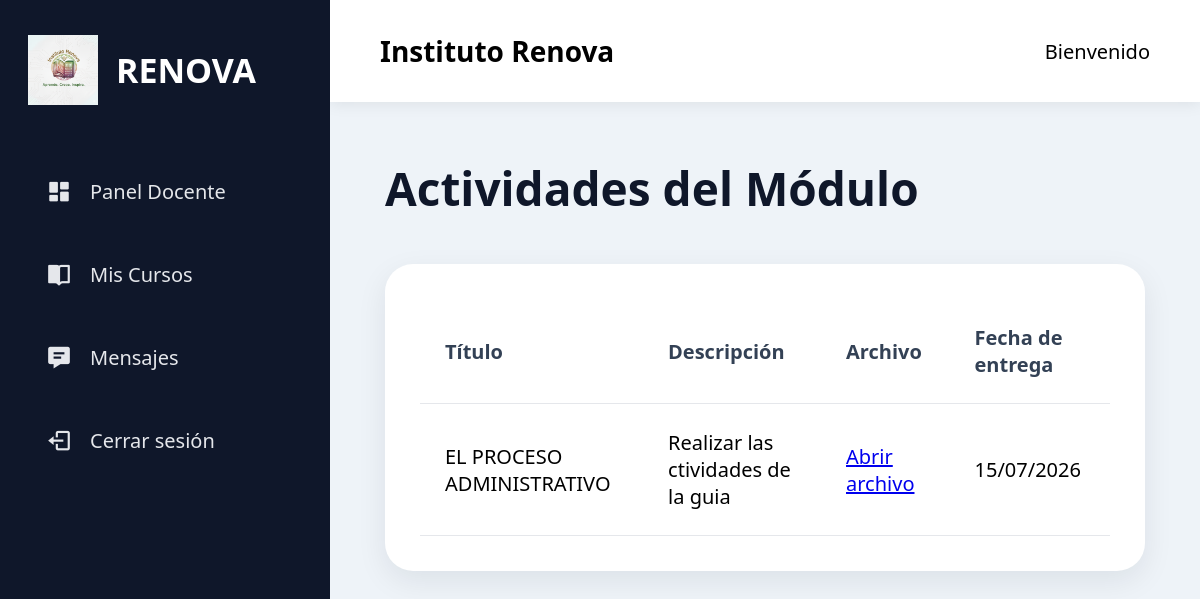
Screenshot of /estudiante/modulo/1/actividades (signed in) with the database file from the repository.
### models/actividad.py (models this page shows)
class Actividad(db.Model):
    __tablename__ = 'actividades'
    id = db.Column(db.Integer, primary_key=True)
    titulo = db.Column(db.String(200), nullable=False)
    descripcion = db.Column(db.Text, nullable=False)
    archivo_url = db.Column(db.String(255))
    fecha_entrega = db.Column(db.DateTime)
    fecha_creacion = db.Column(db.DateTime, default=datetime.utcnow)
    modulo_id = db.Column(
        db.Integer,
        db.ForeignKey('modulos.id'),
        nullable=False
    )

### routes/estudiante_routes.py (the view)
@estudiante.route('/modulo/<int:modulo_id>/actividades')
@login_required
def actividades(modulo_id):
    actividades = Actividad.query.filter_by(
        modulo_id=modulo_id
    ).order_by(
        Actividad.fecha_creacion.desc()
    ).all()
    return render_template(
        'estudiante/actividades.html',
        actividades=actividades
    )

### app.py (called while the page is built)
@login_manager.user_loader
def load_user(user_id):
    return Usuario.query.get(int(user_id))

### templates/estudiante/actividades.html (shortened to what this page needs)
{% extends 'layout.html' %}
{% block content %}
<div class="page-header">
    <h1>Actividades del Módulo</h1>
</div>
<div class="table-card">
    <table>
        <thead>
            <tr>
                <th>Título</th>
                <th>Descripción</th>
                <th>Archivo</th>
                <th>Fecha de entrega</th>
            </tr>
        </thead>
        <tbody>
        {% for actividad in actividades %}
            <tr>
                <td>
                    {{ actividad.titulo }}
                </td>
                <td>
                    {{ actividad.descripcion }}
                </td>
                <td>
                    {% if actividad.archivo_url %}
                        <a
                        href="{{ actividad.archivo_url }}"
                        target="_blank"
                        class="btn-small">
                            Abrir archivo
                        </a>
                    {% else %}
                        Sin archivo
                    {% endif %}
                </td>
                <td>
                    {% if actividad.fecha_entrega %}
                        {{ actividad.fecha_entrega.strftime('%d/%m/%Y') }}
                    {% else %}
                        Sin definir
                    {% endif %}
                </td>
            </tr>
        {% else %}
            <tr>
                <td colspan="4" class="empty-table">
                    Este módulo no tiene actividades.
                </td>
            </tr>
        {% endfor %}
        </tbody>
    </table>
</div>
{% endblock %}

### static/css/style.css (style rules this page uses)
* { margin:0; padding:0; box-sizing:border-box; font-family:'Segoe UI', sans-serif; }
body { display:flex; min-height:100vh; background:#eef3f8; font-size:20px; }
.page-header { margin-bottom:45px; }
.page-header h1 { font-size:46px; color:#0f172a; margin-bottom:15px; }
.table-card { background:white; border-radius:28px; padding:35px; box-shadow:0 10px 30px rgba(15,23,42,.08); }
table { width:100%; border-collapse:collapse; font-size:20px; }
th, td { padding:25px; border-bottom:1px solid #e5e7eb; }
th { color:#334155; text-align:left; }

### rows the page displays
Actividad: titulo "EL PROCESO ADMINISTRATIVO", descripcion "Realizar las ctividades de la guia", fecha_entrega "15/07/2026"
